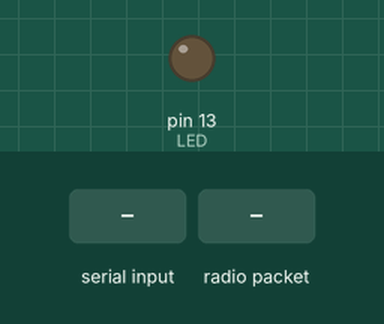
Simulated run of this sketch. Board: Arduino Uno, built with avr-gcc and run on an emulated ATmega328P. On the bench: output pins drawn as LEDs (lit = HIGH). The test bench sets the inputs (shaded band). No radio packets arrive unless stated; pins used as bus, display or sensor lines are not drawn; what the sketch prints to the serial monitor is not drawn.

Above: at 1.3 s.
1.4 s: "reset\n" received over Serial
3.0 s: radio packet "reset" arrives
4.5 s: radio packet "1" arrives
Timing chart, 0 to 7.5 s (numbered marks = the images above; inputs shaded):
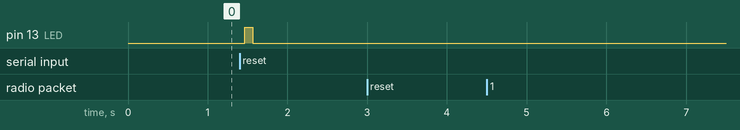

Measured:
- after the input at 1.4 s, pin 13 (LED): LOW → HIGH after 0.07 s, → LOW 0.10 s later

The sketch:

receiver.ino
```cpp
#include <SPI.h>
#include <RH_RF95.h>

#define RFM95_CS 10
#define RFM95_RST 9
#define RFM95_INT 2
#define LED 13
#define RF95_FREQ 434.0

RH_RF95 rf95(RFM95_CS, RFM95_INT);

void setup() {
  pinMode(RFM95_RST, OUTPUT);
  digitalWrite(RFM95_RST, HIGH);
  pinMode(LED, OUTPUT);

  Serial.begin(9600);
  delay(100);

  digitalWrite(RFM95_RST, LOW);
  delay(10);
  digitalWrite(RFM95_RST, HIGH);
  delay(10);

  while (!rf95.init()) {
    Serial.println("LoRa radio init failed");
    while (1);
  }

  if (!rf95.setFrequency(RF95_FREQ)) {
    Serial.println("setFrequency failed");
    while (1);
  }

  rf95.setTxPower(18);
  Serial.println("Receiver started. Waiting for messages...");
}

void loop() {
  // Проверка команды сброса из Serial (от OrangePI)
  if (Serial.available() > 0) {
    String command = Serial.readStringUntil('\n');
    if (command.equals("reset")) {
      sendResetCommand();
    }
  }

  if (rf95.available()) {
    uint8_t buf[RH_RF95_MAX_MESSAGE_LEN];
    uint8_t len = sizeof(buf);

    if (rf95.recv(buf, &len)) {
      digitalWrite(LED, HIGH);
      Serial.println((char*)buf);
      digitalWrite(LED, LOW);
    }
  }

  delay(10);
}

void sendResetCommand() {
  char command[] = "reset";
  rf95.send((uint8_t *)command, strlen(command) + 1);
  rf95.waitPacketSent();

  digitalWrite(LED, HIGH);
  delay(100);
  digitalWrite(LED, LOW);

  Serial.println("Reset command sent");
}
```
